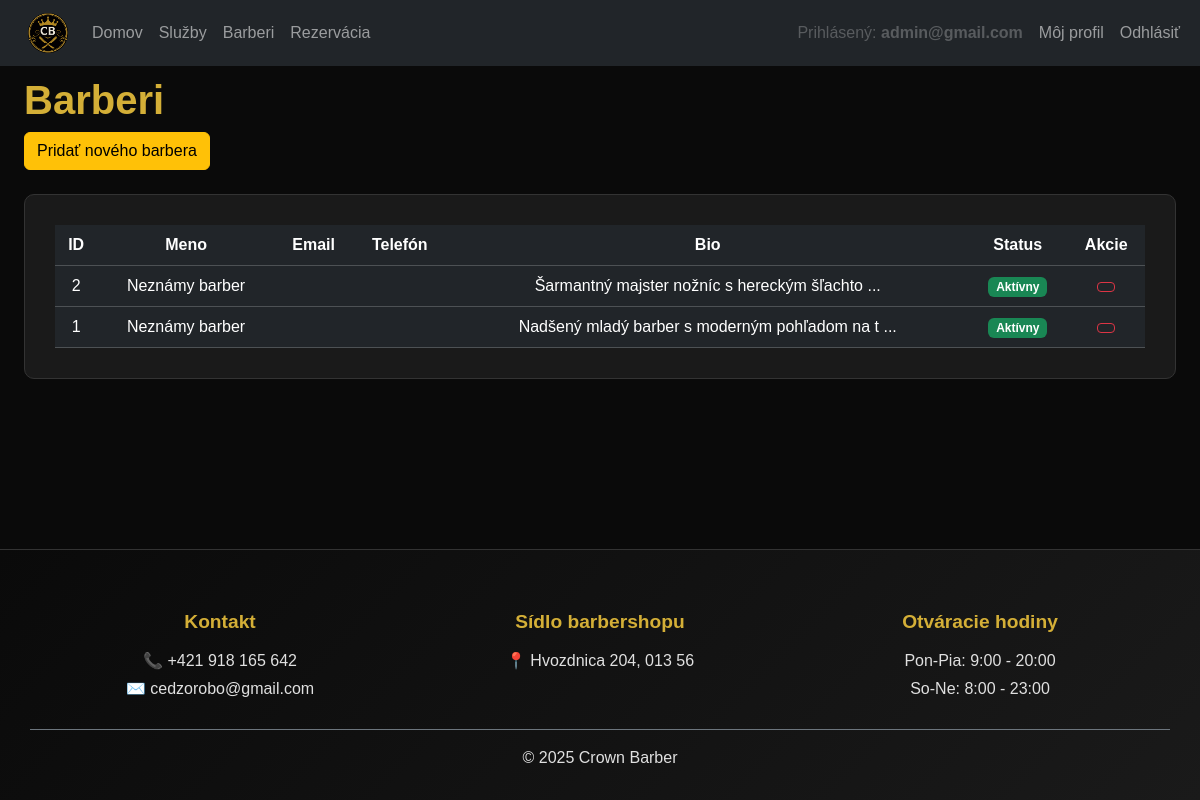
Page /?c=admin&a=barbers (signed in) on the committed database.
### tables this page shows
CREATE TABLE `barbers` (
                           `id` int(11) NOT NULL AUTO_INCREMENT,
                           `user_id` int(11) NOT NULL,
                           `bio` text DEFAULT NULL,
                           `photo_url` varchar(255) DEFAULT NULL,
                           `is_active` tinyint(1) NOT NULL DEFAULT 1,
                           `created_at` datetime NOT NULL DEFAULT current_timestamp(),
                           PRIMARY KEY (`id`),
                           KEY `user_id` (`user_id`),
                           CONSTRAINT `barbers_ibfk_1` FOREIGN KEY (`user_id`) REFERENCES `users` (`id`) ON DELETE CASCADE
);

### Framework/Http/Responses/Response.php (called while the page is built, shortened)
<?php
abstract class Response
{
    public function send(): void
    {
        $this->generate();
    }
}

### public/index.php (called while the page is built, shortened)
<?php
require __DIR__ . '/../Framework/ClassLoader.php';
try {
    $app = new App();
    $app->run();
} catch (Exception $e) {
    die('An error occurred: ' . $e->getMessage());
}

### Framework/Support/LinkGenerator.php (called while the page is built, shortened)
<?php
class LinkGenerator
{
    private Request $request;
    public function __construct(Request $request, Router $router)
    {
        $this->request = $request;
    }
    public function url(
        string|array $destination,
        array $parameters = [],
        bool $absolute = false,
        bool $appendParameters = false
    ): string {
        list($controller, $action) = explode(".", $destination);
        $args = $appendParameters ? $this->request->get() : [];
        $args = ["c" => lcfirst($controller), "a" => $action != "index" ? $action : null] + $parameters + $args;
        $basePath = $absolute ? $this->request->getBaseUrl() : "";
        return $basePath . "?" . http_build_query($args);
    }
}

### Framework/ClassLoader.php (called while the page is built, shortened)
<?php
class ClassLoader
{
    public static function Boot(): void
    {
        spl_autoload_register(function ($class_name) {
            $baseDir = realpath(dirname(__DIR__));
            $relativePath = str_replace('\\', DIRECTORY_SEPARATOR, ltrim($class_name, '\\')) . '.php';
            $file = $baseDir . DIRECTORY_SEPARATOR . $relativePath;
        });
    }
}

### Framework/Core/Model.php (called while the page is built, shortened)
<?php
abstract class Model implements \JsonSerializable
{
    protected static array $columnsMap = [];
    private static array $dbColumns = [];
    private static array $modelProperties = [];
    private static IDbConvention $dbConventions;
    protected static function getTableName(): string
    {
        return self::getConventions()->getTableName(get_called_class());
    }
    protected static function getPkColumnName(): string
    {
        return self::getConventions()->getPkColumnName(get_called_class());
    }
    protected static function getColumnsMap(): array
    {
        return static::$columnsMap ?? [];
    }
    public static function getAll(
        ?string $whereClause = null,
        array   $whereParams = [],
        ?string $orderBy = null,
        ?int    $limit = null,
        ?int    $offset = null
    ): array
    {
        try {
            $sql = "SELECT " . static::getDBColumnNamesList() . " FROM `" . static::getTableName() . "`";
            if ($orderBy !== null) {
                $sql .= " ORDER BY $orderBy";
            }
            $stmt = Connection::getInstance()->prepare($sql);
            $stmt->execute($whereParams);
            $models = $stmt->fetchAll(PDO::FETCH_CLASS | PDO::FETCH_PROPS_LATE, static::class);
            $dataSet = new ResultSet($models);
            return $models;
        } catch (PDOException $exception) {
            throw new Exception('Query failed: ' . $exception->getMessage(), 0, $exception);
        }
    }
    public static function getOne(mixed $id): ?static
    {
        try {
            $sql = "SELECT " . static::getDBColumnNamesList() . " FROM `" . static::getTableName() . "` WHERE `" .
                static::getPkColumnName() . "`=?";
            $stmt = Connection::getInstance()->prepare($sql);
            $stmt->setFetchMode(PDO::FETCH_CLASS | PDO::FETCH_PROPS_LATE, static::class);
            $stmt->execute([$id]);
            $model = $stmt->fetch() ?: null;
            return $model;
        } catch (PDOException $exception) {
            throw new Exception('Query failed: ' . $exception->getMessage(), 0, $exception);
        }
    }
    private static function getDbColumns(): array
    {
        if (isset(self::$dbColumns[static::class])) {
            return self::$dbColumns[static::class];
        }
        try {
            $sql = "DESCRIBE " . static::getTableName();
            $stmt = Connection::getInstance()->prepare($sql);
            $stmt->execute([]);
            self::$dbColumns[static::class] = array_column($stmt->fetchAll(), 'Field');
            return self::$dbColumns[static::class];
        } catch (PDOException $exception) {
            throw new Exception('Query failed: ' . $exception->getMessage(), 0, $exception);
        }
    }
    private function getIdValue(): mixed
    {
        $pk = static::getPkColumnName();
        $prop = static::toPropertyName($pk);
        return isset($this->{$prop}) ? $this->{$prop} : null;
    }
    private static function getModelProperties(): array
    {
        if (isset(self::$modelProperties[static::class])) {
            return self::$modelProperties[static::class];
        }
        $reflection = new \ReflectionClass(static::class);
        $properties = [];
        foreach ($reflection->getProperties() as $property) {
            $propertyName = $property->getName();
            if ($property->isStatic()) {
                continue;
            }
            $properties[$propertyName] = true;
        }
        self::$modelProperties[static::class] = $properties;
        return $properties;
    }
    private static function getDBColumnNamesList(): string
    {
        $dbColumns = [];
        foreach (static::getDbColumns() as $columnName) {
            $propertyName = static::toPropertyName($columnName);
            if ($propertyName != $columnName) {
                $dbColumns[] = "`$columnName` AS {$propertyName}";
            } else {
                $dbColumns[] = $columnName;
            }
        }
        return implode(', ', $dbColumns);
    }
    private static function toPropertyName(string $columnName): string
    {
        $customMapping = static::getColumnsMap();
        if (isset($customMapping[$columnName])) {
            return $customMapping[$columnName];
        } else {
            return static::getConventions()->toPropertyName($columnName);
        }
    }
    private static function getConventions(): IDbConvention
    {
        if (!isset(static::$dbConventions)) {
            static::$dbConventions = new (Configuration::DB_CONVENTIONS_CLASS)();
        }
        return static::$dbConventions;
    }
}

### Framework/Support/Inflect.php (called while the page is built, shortened)
<?php
class Inflect
{
    public static $plural = array(
        '/(quiz)$/i' => "$1zes",
        '/^(ox)$/i' => "$1en",
        '/([m|l])ouse$/i' => "$1ice",
        '/(matr|vert|ind)ix|ex$/i' => "$1ices",
        '/(x|ch|ss|sh)$/i' => "$1es",
        '/([^aeiouy]|qu)y$/i' => "$1ies",
        '/(hive)$/i' => "$1s",
        '/(?:([^f])fe|([lr])f)$/i' => "$1$2ves",
        '/(shea|lea|loa|thie)f$/i' => "$1ves",
        '/sis$/i' => "ses",
        '/([ti])um$/i' => "$1a",
        '/(tomat|potat|ech|her|vet)o$/i' => "$1oes",
        '/(bu)s$/i' => "$1ses",
        '/(alias)$/i' => "$1es",
        '/(octop)us$/i' => "$1i",
        '/(ax|test)is$/i' => "$1es",
        '/(us)$/i' => "$1es",
        '/s$/i' => "s",
        '/$/' => "s"
    );
    public static $irregular = array(
        'move' => 'moves',
        'foot' => 'feet',
        'goose' => 'geese',
        'sex' => 'sexes',
        'child' => 'children',
        'man' => 'men',
        'tooth' => 'teeth',
        'person' => 'people',
        'valve' => 'valves'
    );
    public static function pluralize($string)
    {
        foreach (self::$irregular as $pattern => $result) {
            $pattern = '/' . $pattern . '$/i';
        }
        foreach (self::$plural as $pattern => $result) {
            if (preg_match($pattern, $string)) {
                return preg_replace($pattern, $result, $string);
            }
        }
        return $string;
    }
}

### Framework/DB/DefaultConventions.php (called while the page is built, shortened)
<?php
class DefaultConventions implements IDbConvention
{
    public function getTableName(string $className): string
    {
        $arr = explode("\\", $className);
        return Inflect::pluralize(strtolower(end($arr)));
    }
    public function getPkColumnName(string $className): string
    {
        return 'id';
    }
    public function toPropertyName(string $columnName): string
    {
        return $columnName;
    }
}

### Framework/DB/Connection.php (called while the page is built, shortened)
<?php
class Connection
{
    private static ?Connection $instance = null;
    private PDO $db;
    public function __construct(PDO $db)
    {
        $this->db = $db;
    }
    public static function getInstance(): Connection
    {
        try {
            if (self::$instance == null) {
                $db = new PDO(
                    'mysql:dbname=' . Configuration::DB_NAME . ';host=' . Configuration::DB_HOST,
                    Configuration::DB_USER,
                    Configuration::DB_PASS
                );
                $db->setAttribute(PDO::ATTR_ERRMODE, PDO::ERRMODE_EXCEPTION);
                $db->setAttribute(PDO::ATTR_EMULATE_PREPARES, true);
                self::$instance = new self($db);
            }
            return self::$instance;
        } catch (PDOException $e) {
            throw new Exception('Connection failed: ' . $e->getMessage());
        }
    }
    public function prepare(string $sql): DebugStatement
    {
        try {
            return new DebugStatement($this->db->prepare($sql));
        } catch (PDOException $e) {
            throw new Exception('Prepare failed: ' . $e->getMessage());
        }
    }
}

### Framework/DB/DebugStatement.php (called while the page is built, shortened)
<?php
class DebugStatement
{
    private PDOStatementAlias $stmt;
    public function __construct($stmt)
    {
        $this->stmt = $stmt;
    }
    public function execute(?array $params = null): bool
    {
        $result = $this->stmt->execute($params);
        $this->stmt->debugDumpParams();
        return $result;
    }
    public function __call(string $name, array $arguments): mixed
    {
        return $this->stmt->{$name}(...$arguments);
    }
}

### App/Controllers/AdminController.php (called while the page is built, shortened)
<?php
class AdminController extends BaseController
{
    public function barbers(Request $request): Response
    {
        $barbers = Barber::getAll(null, [], 'created_at DESC');
        return $this->html(['barbers' => $barbers], 'barbers');
    }
}

### App/Models/Barber.php (called while the page is built, shortened)
<?php
class Barber extends Model
{
    protected int $id;
    protected int $user_id;
    protected ?string $bio;
    protected bool $is_active;
    public function getId(): int
    {
        return $this->id;
    }
    public function getBio(): ?string
    {
        return $this->bio;
    }
    public function getIsActive(): bool
    {
        return $this->is_active;
    }
    public function getUser(): ?User
    {
        return User::getOne($this->user_id);
    }
    public function getName(): string
    {
        $user = $this->getUser();
        return $user ? $user->getFullname() : 'Neznámy barber';
    }
}

### App/Views/Admin/barbers.view.php (the view, shortened to what this page needs)
<div class="container-fluid mt-4">
    <div class="row mb-4">
        <div class="col-12">
            <h1 class="cb-gold-text">Barberi</h1>
            <a href="<?= $link->url('admin.createBarber') ?>" class="btn btn-warning">
                <i class="bi bi-plus-circle"></i> Pridať nového barbera
            </a>
        </div>
    </div>
    <div class="row">
        <div class="col-12">
            <div class="cb-dark-card">
                <?php if (empty($barbers)): ?>
                    <p class="cb-text-muted text-center">Žiadni barberi.</p>
                <?php else: ?>
                    <div class="table-responsive">
                        <table class="table table-dark table-hover text-center align-middle mb-0">
                            <thead>
                            <tr>
                                <th class="text-center">ID</th>
                                <th class="text-center">Meno</th>
                                <th class="text-center">Email</th>
                                <th class="text-center">Telefón</th>
                                <th class="text-center">Bio</th>
                                <th class="text-center">Status</th>
                                <th class="text-center">Akcie</th>
                            </tr>
                            </thead>
                            <tbody>
                            <?php foreach ($barbers as $barber): ?>
                                <tr>
                                    <td class="align-middle"><?= $barber->getId() ?></td>
                                    <td class="align-middle">
                                        <?= htmlspecialchars($barber->getName()) ?>
                                    </td>
                                    <td class="align-middle">
                                    </td>
                                    <td class="align-middle">
                                    </td>
                                    <td class="align-middle">
                                        <?= htmlspecialchars(substr($barber->getBio() ?? '', 0, 50)) ?>
                                        <?php if (strlen($barber->getBio() ?? '') > 50): ?>...<?php endif; ?>
                                    </td>
                                    <td class="align-middle">
                                        <span class="badge bg-<?= $barber->getIsActive() ? 'success' : 'danger' ?>">
                                            <?= $barber->getIsActive() ? 'Aktívny' : 'Neaktívny' ?>
                                        </span>
                                    </td>
                                    <td class="align-middle">
                                        <a href="<?= $link->url('admin.deleteBarber', ['id' => $barber->getId()]) ?>"
                                           class="btn btn-outline-danger btn-sm"
                                           onclick="return confirm('Naozaj chcete vymazať tohto barbera?')">
                                        </a>
                                    </td>
                                </tr>
                            <?php endforeach; ?>
                            </tbody>
                        </table>
                    </div>
                <?php endif; ?>
            </div>
        </div>
    </div>
</div>

### public/css/styl.css (style rules this page uses)
:root { --cb-bg: #0a0a0a; --cb-text: #ffffff; --cb-gold: #d4af37; --cb-gold-light: #f4d03f; --cb-muted: #e0e0e0; --cb-card-bg: #1a1a1a; --cb-card-border: #333333; --cb-footer-gradient: linear-gradient(135deg, #0a0a0a, #1a1a1a); }
.cb-dark-theme { background-color: var(--cb-bg) ; color: var(--cb-text); font-family: Arial, sans-serif; }
.cb-gold-text { color: var(--cb-gold); font-weight: bold; }
.cb-dark-card { background-color: var(--cb-card-bg); border: 1px solid var(--cb-card-border); border-radius: 10px; padding: 30px; margin-bottom: 20px; text-align: center; transition: all 0.3s ease; }

### rows in the picture
barbers: id "2", Name "Neznámy barber", bio "Šarmantný majster nožníc s hereckým šľachto", is_active "Aktívny"
barbers: id "1", Name "Neznámy barber", bio "Nadšený mladý barber s moderným pohľadom na t", is_active "Aktívny"

### other values in the picture
$user->getEmail() "admin@gmail.com"
